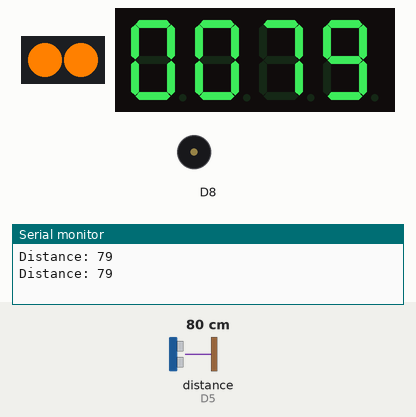
A sketch run on a simulated ESP8266 (NodeMCU). On the bench: 2 RGB LEDs in strip order, left to right, 4-digit seven-segment display, buzzer (waves = sounding), the last lines printed to the serial monitor. Wiring (inferred from the names in the program): ultrasonic range finder: trigger D6; echo D5. Inputs (shaded band) come from the test bench; at power-on: distance to the obstacle (sensor on D5) 80 cm. The echo pulse lasts 58.3 µs per cm; the strip is taken to match the declared colour order.

Above: at 0.91 s.
1.3 s: distance to the obstacle (sensor on D5) set to 53 cm
At 2.03 s:
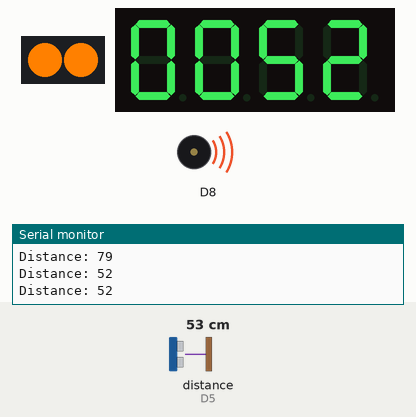
4.3 s: distance to the obstacle (sensor on D5) set to 45 cm
At 5.8 s:
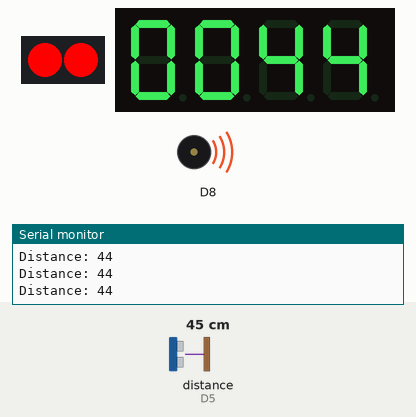
6.4 s: distance to the obstacle (sensor on D5) set to 120 cm
At 9.6 s:
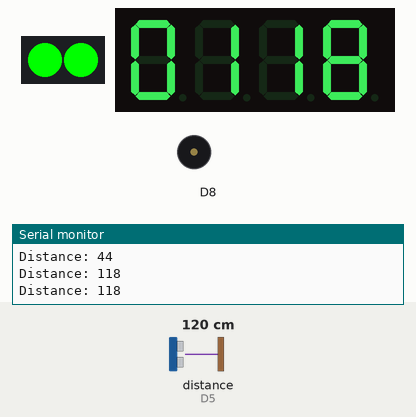
Timing chart, 0 to 14.9 s (numbered marks = the images above; inputs shaded):
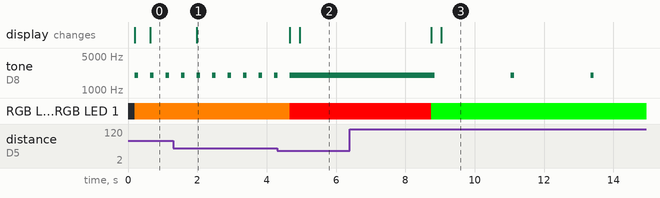

The sketch:

ULTRASONIC_7SEGMENT.ino
```cpp
#include <Arduino.h>
#include <TM1637Display.h>

#define CLK 2
#define DIO 13

#define TEST_DELAY   0

const uint8_t SEG_DONE[] = {
  SEG_B | SEG_C | SEG_D | SEG_E | SEG_G,           // d
  SEG_A | SEG_B | SEG_C | SEG_D | SEG_E | SEG_F,   // O
  SEG_C | SEG_E | SEG_G,                           // n
  SEG_A | SEG_D | SEG_E | SEG_F | SEG_G            // E
  };

TM1637Display display(CLK, DIO);

#include <Adafruit_NeoPixel.h>
#define NUMSLEDs 2
#define PINSLEDs 10
Adafruit_NeoPixel SLEDs = Adafruit_NeoPixel(NUMSLEDs, PINSLEDs, NEO_RGB + NEO_KHZ800);

#define echoPin D5
#define trigPin D6

long duration , cm;
int capacity;

void setup() {
Serial.begin(9600);

pinMode(trigPin,OUTPUT);
pinMode(echoPin,INPUT);

pinMode(PINSLEDs,OUTPUT);
SLEDs.begin();
SLEDs.show();
}

void loop() {
  display.setBrightness(0x0f);
  display.clear();
  display.showNumberDec(cm, true);
  delay(TEST_DELAY);

  digitalWrite(trigPin, LOW);
  delayMicroseconds(2);
  digitalWrite(trigPin, HIGH);
  delayMicroseconds(10);
  digitalWrite(trigPin, LOW);
  duration = pulseIn(echoPin, HIGH);
  cm = duration*0.034/2;
  Serial.print("Distance: ");
  Serial.println(cm);

  if(cm > 100){
    SLEDs.setPixelColor(0,SLEDs.Color(0,255,0));
    SLEDs.setPixelColor(1,SLEDs.Color(0,255,0));
    delay(2000);
    tone(D8,2000,100);
  }
  if(cm < 100){
    SLEDs.setPixelColor(0,SLEDs.Color(255,128,0));
    SLEDs.setPixelColor(1,SLEDs.Color(255,128,0));
    delay(150);
    tone(D8,2000,100);
  }
  if(cm < 50){
    SLEDs.setPixelColor(0,SLEDs.Color(255,0,0));
    SLEDs.setPixelColor(1,SLEDs.Color(255,0,0));
    tone(D8,2000);
    }
  SLEDs.show();
  delay(250);
}
```

Measured:
- the behaviour switches between 51 and 50 cm on distance to the obstacle (sensor on D5) (found by bisection; images 1 and 2)
- after the input at 1.3 s, the display: changes after 0.68 s (image 1)
- after the input at 4.3 s, tone on D8: goes on until 4.7 s, then stays 2000 Hz; RGB LED 0, RGB LED 1: RGB(255, 128, 0) → RGB(255, 0, 0) after 0.36 s
- after the input at 6.4 s, tone on D8: alternates 2000 Hz for 0.10 s and silent for 2.2 s, starting after 2.4 s; RGB LED 0, RGB LED 1: RGB(255, 0, 0) → RGB(0, 255, 0) after 2.3 s
- by itself, tone on D8: alternates 2000 Hz for 0.10 s and silent for 0.35 s
